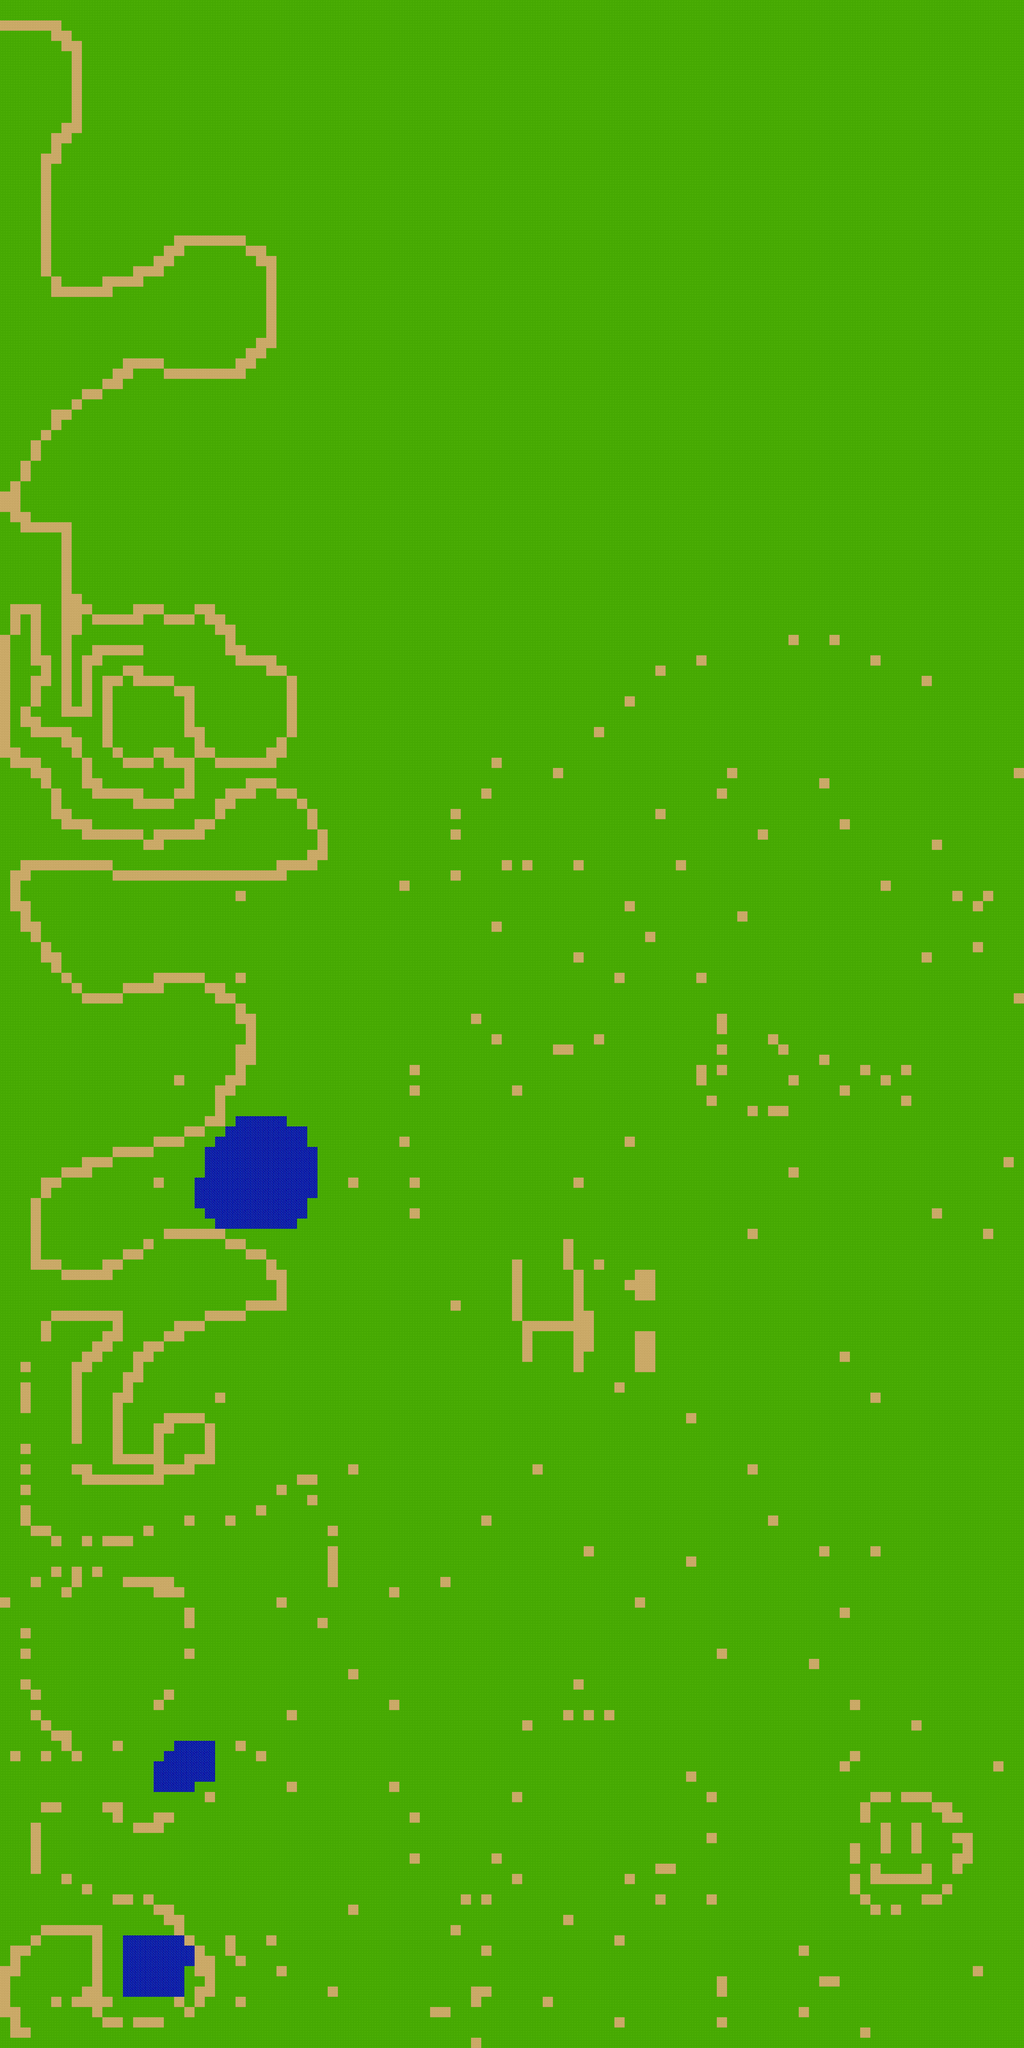

Tiled map render using the project's own tile images. Description and the map definition, with tile-layer contents summarised, below:
An orthogonal 100x200 tile map with 32x32 px tiles, 1 tile layer (Tile Layer 1).

<map version="1.0" orientation="orthogonal" width="100" height="200" tilewidth="32" tileheight="32">
 <tileset firstgid="1" name="tiles" tilewidth="32" tileheight="32">
  <image source="tiles.png" width="64" height="64" />
  <tile id="2">
   <properties>
    <property name="Delay" value=".25" />
    <property name="Next" value="4" />
   </properties>
  </tile>
  <tile id="3">
   <properties>
    <property name="Delay" value=".25" />
    <property name="Next" value="3" />
   </properties>
  </tile>
 </tileset>
 <layer name="Tile Layer 1" width="100" height="200">
  <data>[20000 cells, 20000 non-empty, 3 distinct tile ids]</data>
 </layer>
</map>
